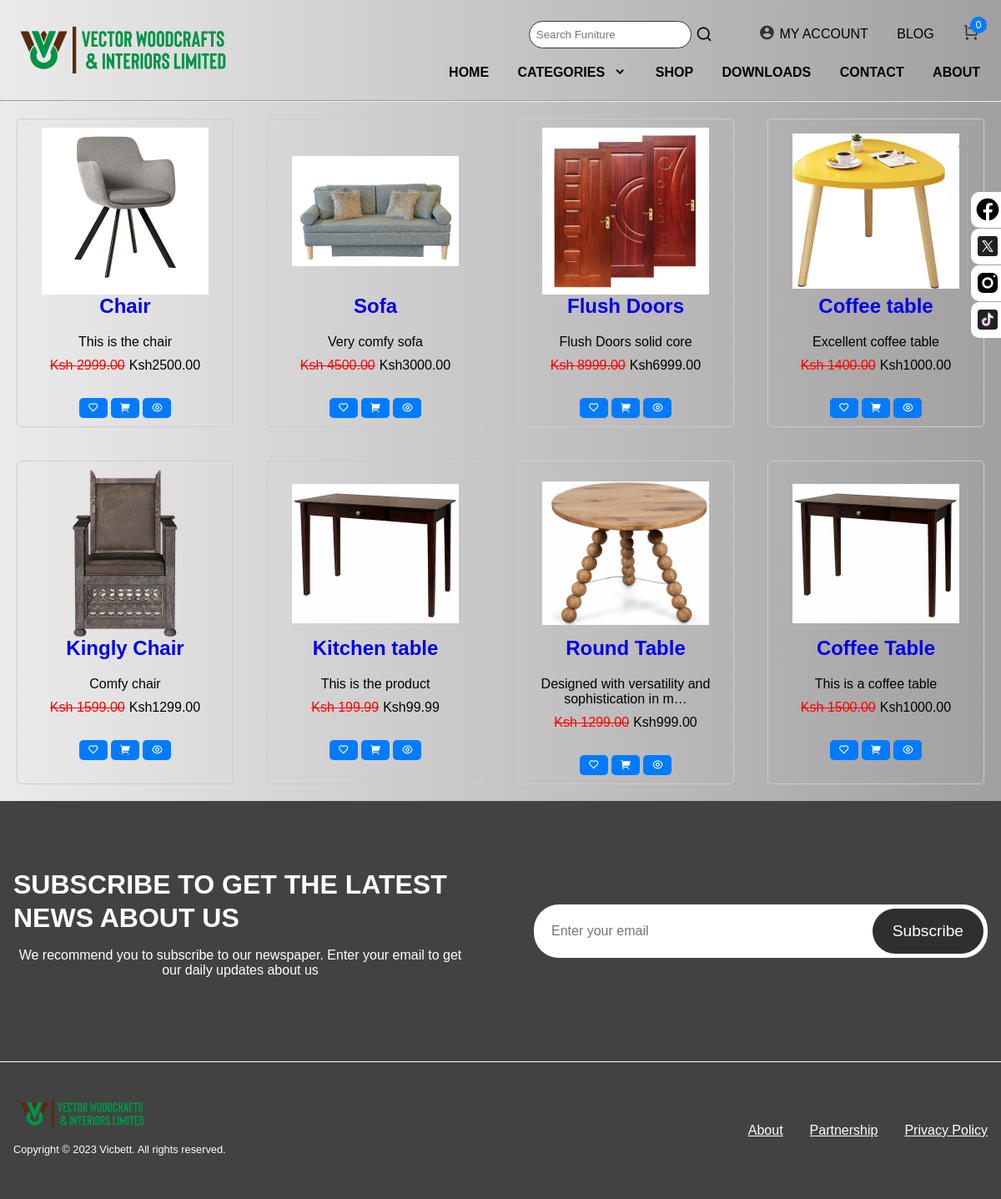
The app's page /products, older data.
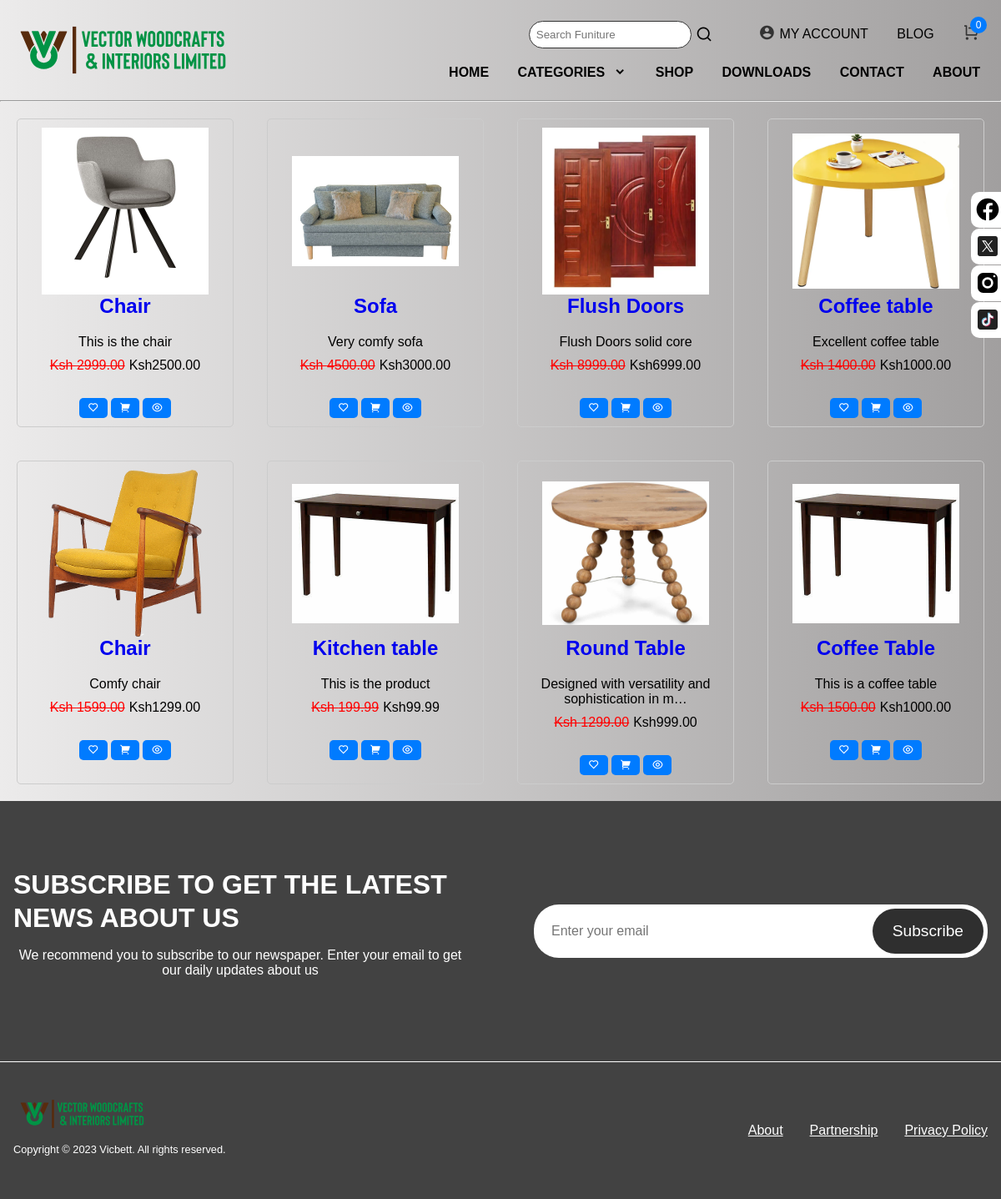
The same page, newer data.
### vectorWoodsEcomm/models.py (models this page shows, shortened)
class Product(models.Model):
    pid = ShortUUIDField(unique=True,length = 10, max_length = 20, alphabet = "abcdefghijk123456789")
    title = models.CharField(max_length=100)
    category = models.ForeignKey(Category, on_delete=models.SET_NULL, null=True, related_name="category")
    image = models.ImageField(upload_to = "products")
    description = models.TextField(null=True, blank=True, default="This is the product")
    product_status = models.CharField(choices=STATUS_CHOICE,max_length=30, default="processing")
    price = models.DecimalField(max_digits=999999, decimal_places=2, default="99.99")
    old_price = models.DecimalField(max_digits=999999, decimal_places=2, default="199.99")
    tags = TaggableManager(blank=True)
    in_stock = models.BooleanField(default=True)
    featured = models.BooleanField(default=True)
    sku = ShortUUIDField(unique=True,length = 10, max_length = 20,prefix="sku", alphabet = "0123456789")
    date = models.DateField(auto_now_add=True)
    updated = models.DateField(null=True, blank= True)
    dim1 = models.CharField(max_length=100, null = True, default="L * W * H")
    dim2 = models.CharField(max_length=100, null = True, default="L * W * H")
    color1 = models.CharField(max_length=100, null = True, default="Brown")
    color2 = models.CharField(max_length=100, null = True, default="White")
    color3 = models.CharField(max_length=100, null = True, default="Gray")
    color4 = models.CharField(max_length=100, null = True, default="Black")
    woodtype1 = models.CharField(max_length=100, null = True, default="Mahogany")
    woodtype2 = models.CharField(max_length=100, null = True, default="Oak")
    woodtype3 = models.CharField(max_length=100, null = True, default="Maple")
    woodtype4 = models.CharField(max_length=100, null = True, default="Cherry")
    class Meta:
        verbose_name_plural = "Products"

### vectorWoodsEcomm/views.py (the view)
# urls.py: path('products', views.products_view,name='products'),
def products_view(request):
    categories = Category.objects.all()
    products = Product.objects.all().order_by("-id")
    context = {
        "categories" : categories ,
        "products" : products,
    }
    return render(request, 'products.html', context)

### vectorWoodsEcomm/context_processor.py (called while the page is built)
def default(request):
    categories = Category.objects.all()
    product = Product.objects.all()
    return {
        'categories':categories,
        'product':product
    }

### templates/products.html (shortened to what this page needs)
{% extends 'base.html' %}
{% load static %}
{% block content %}
<main>
    <div class="container">
    {% for p in products %}
        <div class="product">
           <img src="{{p.image.url}}" alt="Product 1">
          <a style="text-decoration: none;" href="{% url 'product_details' p.pid %}"><h2>{{ p.title }}</h2></a>
          <p class="description">{{p.description|truncatechars:50}}</p>
          <div class="price-container">
            <p class="previous-price ">Ksh {{p.old_price}} </p>
          <p>Ksh</p><p class="current-price current-price-{{p.id}}" id="current-price-{{p.id}}">{{p.price}} </p>
          </div>
          <button class="wishlist-btn"><i class="ri-heart-line"></i></button>
            <button class="cart-btn add-to-cart-btn" data-index="{{p.id}}"><i class="ri-shopping-cart-2-fill"></i></button>
          <button class="view-btn"><i class="ri-eye-line"></i></button>
        </div>
        {% endfor %}
    </div>
</main>
{% endblock %}

### templates/base.html (shortened to what this page needs)
{% load static %}
{% include 'social_icons.html' %}
<!DOCTYPE html>
<html lang="en">
<head>
    <link href="https://cdn.jsdelivr.net/npm/remixicon@4.1.0/fonts/remixicon.css" rel="stylesheet"/>
    <link rel="stylesheet" href="{% static 'css/styles.css' %}">
</head>
<body>
    <header>
        <div class="logo">
            <a href="{% url 'index' %}"><img src="{% static 'img/logo.svg' %}" alt="logo" height="100" ></a>
        </div>
        <div class="navigation" id="header-right-menu">
        <nav class="top-nav">
            <ul class="top-menu">
              <li>  <form class="search-form">
                <input type="text" placeholder="Search Funiture">
                <button><i class="ri-search-line"></i></button>
            </form> </li>
            {% if user.is_authenticated %}
            <li><a href="{% url 'sign-in' %}"><i class="cart-icon ri-account-circle-fill"></i> {{request.user.username}} </a></li>
            <li><a href="{% url 'sign-out' %}">Logout</a></li>
            {% else %}
                <li><a href="{% url 'sign-in' %}"><i class="cart-icon ri-account-circle-fill"></i> My Account</a></li>
            {% endif %}
                <li><a href="#blog">Blog</a></li>
                <li><div class="cart-container">
                  <a href="{% url 'cart' %}"><i class="cart-icon ri-shopping-cart-line"></i>
                    <div class="badge cart-products-count">{{ request.session.cart_data_obj|length }}</div></a>
                </div></li>
            </ul>
        </nav>
        <nav class="bottom-nav">
            <ul>
                <li><a href="{% url 'index' %}">Home</a></li>
                <li class="link dropdown">
                    <a href="#">Categories <i class="ri-arrow-down-s-line"></i></a>
                  </li>
                <li><a href="{% url 'products' %}">Shop</a></li>
                <li><a href="#">Downloads</a></li>
                <li><a href="{% url 'contact' %}">Contact</a></li>
                <li><a href="{% url 'about' %}">About</a></li>
            </ul>
        </nav>
    </div>
    </header>
    <hr>
    {% block content %}
    {% endblock %}
    <footer class="footer">
        <div class="section__container footer__container">
          <div class="footer__content">
            <h4>SUBSCRIBE TO GET THE LATEST NEWS ABOUT US</h4>
            <p>
              We recommend you to subscribe to our newspaper. Enter your email to
              get our daily updates about us
            </p>
          </div>
          <div class="footer__form">
            <form action="/">
              <input type="text" placeholder="Enter your email" />
              <button>Subscribe</button>
            </form>
          </div>
        </div>
        <div class="section__container footer__bar">
          <div class="footer__logo">
            <a href="{% url 'index' %}"><img src="{% static 'img/logo.svg' %}" alt="logo" height="60" ></a>
            <p>Copyright © 2023 Vicbett. All rights reserved.</p>
          </div>
          <ul class="footer__nav">
            <li class="footer__link"><a href="#">About</a></li>
            <li class="footer__link"><a href="#">Partnership</a></li>
            <li class="footer__link"><a href="#">Privacy Policy</a></li>
          </ul>
        </div>
      </footer>
     </body>
  </html>

### templates/social_icons.html (shortened to what this page needs)
{% load static %}
<div class="socials_media_icons">
    <ul class="socials_sticky">
        <li>
            <img src="{% static 'img/icons8-facebook.svg' %}" width="32" height="32">
        </li>
        <li>
            <img src="{% static 'img/icons8-twitterx.svg' %}" width="32" height="32">
        </li>
        <li>
            <img src="{% static 'img/icons8-instagram.svg' %}" width="32" height="32">
        </li>
        <li>
            <img src="{% static 'img/icons8-tiktok.svg' %}" width="32" height="32">
        </li>
    </ul>
</div>

### static/css/styles.css (style rules this page uses)
:root { --primary-color: #2f2f2f; --text-dark: #18181b; --text-light: #71717a; --white: #ffffff; --max-width: 1200px; --header-font: Arial, sans-serif; }
.section__container { max-width: var(--max-width); margin: auto; padding: 5rem 1rem; }
* { margin: 0; padding: 0; box-sizing: border-box; }
html, body { scroll-behavior: smooth; }
body { font-family: Arial, sans-serif; background-image: linear-gradient( to right, rgb(236, 235, 235), rgb(161, 159, 159) ); }
header { background-image: linear-gradient(to right, rgb(236, 235, 235), rgb(161, 159, 159)); padding: 10px; display: flex; align-items: center; justify-content: space-between; }
.logo { margin-right: auto; }
.navigation { text-align: right; }
.top-nav { margin-bottom: 20px; }
.top-nav ul, .bottom-nav ul { list-style: none; padding: 0; margin: 0; }
.top-nav li, .bottom-nav li { display: inline-block; margin: 0 15px; }
.top-nav a { text-decoration: none; color: black; font-size: 16px; text-transform: uppercase; }
.bottom-nav a { text-decoration: none; color: black; font-size: 16px; font-weight: bold; text-transform: uppercase; }
.search-form { display: flex; align-items: center; margin-right: 20px; }
.search-form input { width: auto; padding: 8px; border: 1px solid #333; border-radius: 20px; outline: none; }
.search-form button { font-size: 1.25rem; border: none; margin-left: 5px; outline: none; background-color: transparent; cursor: pointer; }
.socials_media_icons { padding:0px; margin:0px; position:fixed; right:-130px; top:230px; width:166px; z-index: 1100; }
.socials_sticky li { border-radius: 10px; list-style-type:none; background-color:rgb(255, 255, 255); color:#efefef; height:43px; padding:0px; margin:0px 0px 1px 0px; -webkit-transition:all 0.25s ease-in-out; -moz-transition:all 0.25s ease-in-out; -o-transition:all 0.25s ease-in-out; transition:all 0.25s ease-in-out; cursor:pointer; }
.socials_sticky li img { float:left; margin:5px 4px; margin-right:5px; }
.footer { background-color: #424242; }
.footer__container { display: grid; grid-template-columns: repeat(2, 1fr); gap: 5rem; align-items: center; border-bottom: 1px solid var(--white); }
.footer__content h4 { margin-bottom: 1rem; font-size: 2rem; font-weight: 600; line-height: 2.5rem; color: var(--white); }
.footer__content p { color: var(--white); }
.footer__form form { width: 100%; max-width: 600px; margin-inline: auto; padding: 5px; display: flex; align-items: center; gap: 1rem; background-color: var(--white); border-radius: 30px; }
.footer__form input { width: 100%; padding: 0 1rem; outline: none; border: none; font-size: 1rem; }
.footer__form button { padding: 1rem 1.5rem; outline: none; border: none; font-size: 1.2rem; color: var(--white); background-color: var(--primary-color); border-radius: 30px; }
.footer__bar { padding-block: 2rem; display: flex; align-items: center; justify-content: space-between; gap: 2rem; }
.footer__logo p { margin-top: 5px; font-size: 0.8rem; color: var(--white); }
.footer__nav { list-style: none; display: flex; align-items: center; gap: 2rem; }
.footer__link a { font-weight: 500; color: var(--white); white-space: nowrap; }
.container { display: flex; flex-wrap: wrap; justify-content: center; }
.product { margin: 20px; padding: 10px; border: 1px solid #ccc; border-radius: 5px; text-align: center; flex: 0 0 calc(25% - 40px); }
.product img { width: 200px; height: 200px; object-fit: contain; }
.description { margin-bottom: 10px; }
.price-container { display: flex; justify-content: center; }
.previous-price { margin-right: 5px; text-decoration: line-through; color: red; }
.current-price { color: black; }
.wishlist-btn, .cart-btn, .view-btn { margin-top: 10px; padding: 5px 10px; background-color: #007bff; color: #fff; border: none; border-radius: 5px; cursor: pointer; }
h2 { text-align: center; font-size: 24px; margin-bottom: 20px; }
p { text-align: center; font-size: 16px; margin-bottom: 20px; }
.dropdown > a { display: block; text-decoration: none; color: #333; position: relative; }
.dropdown > a i { margin-left: 5px; }

### templates/base.html (style rules this page uses)
.cart-container { position: relative; display: inline-block; }
.cart-icon { font-size: 20px; color: #333; }
.badge { position: absolute; top: -8px; right: -8px; background-color: #007bff; color: #fff; border-radius: 50%; width: 20px; height: 20px; font-size: 12px; display: flex; justify-content: center; align-items: center; }
.dropdown > a { display: block; text-decoration: none; color: black; position: relative; }
.dropdown > a i { margin-left: 5px; }

Row changes from the older to the newer data that the page shows:
changed Product "Comfy chair": image: a different picture; title "Kingly Chair" → "Chair"
